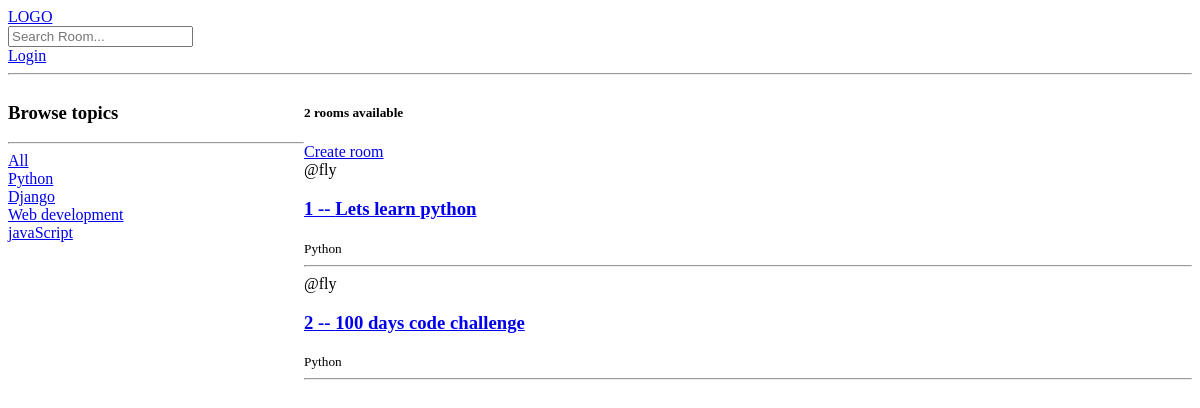
The app's page /, older data.
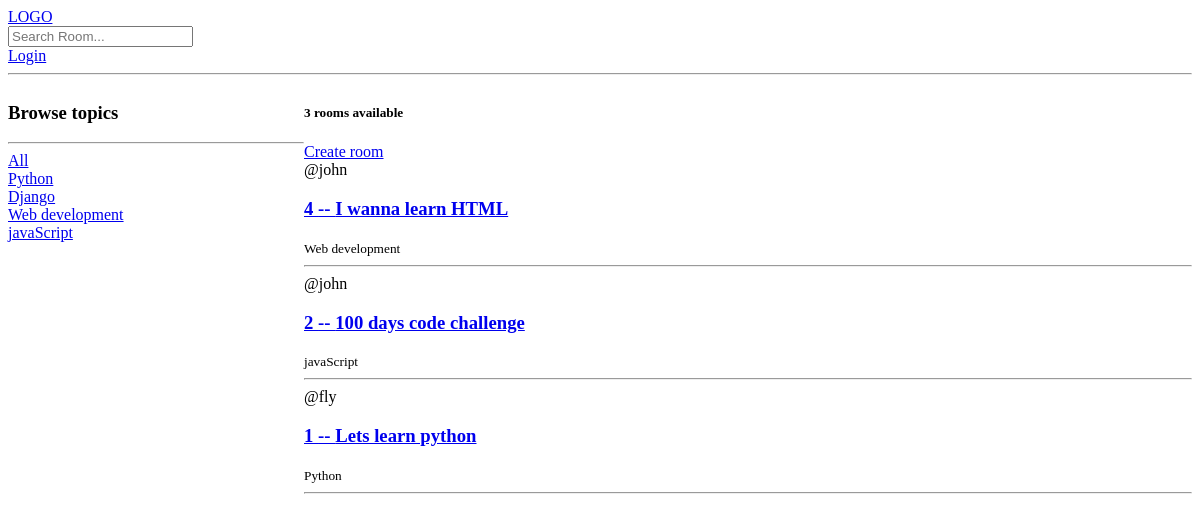
The same page, newer data.
### base/models.py (models this page shows, shortened)
class Topic(models.Model):
    name = models.CharField(max_length=200)
    updated = models.DateTimeField(auto_now=True)
    created = models.DateTimeField(auto_now_add=True)

class Room(models.Model):
    name = models.CharField(max_length=200)
    description = models.TextField(null=True, blank=True)
    host = models.ForeignKey(User, on_delete=models.SET_NULL, null=True)
    topic = models.ForeignKey(Topic, on_delete=models.SET_NULL, null=True)
    participants = models.ManyToManyField(User, related_name="participants")
    updated = models.DateTimeField(auto_now=True)
    created = models.DateTimeField(auto_now_add=True)
    class Meta:
        ordering = ['-updated', '-created']

### base/views.py (the view)
# urls.py: path("", views.home, name="home"),
def home(request):
    q = request.GET.get("q") if request.GET.get("q") else ""
    rooms = Room.objects.filter(
        Q(topic__name__icontains=q) | Q(name__icontains=q) | Q(description__icontains=q)
    )
    topics = Topic.objects.all()
    return render(request, "base/home.html", {"rooms": rooms, "topics": topics})

### base/templates/base/home.html (shortened to what this page needs)
{% extends 'main.html' %} {% block content %}
    <div class="home-container">
        <div>
            <h3>Browse topics</h3>
            <hr>
            <div>
                <a href="{% url 'home' %}">All</a>
            </div>
            {% for topic in topics %}
                <div>
                    <a href="{% url 'home' %}?q={{ topic.name }}">{{ topic.name }}</a>
                </div>
            {% endfor %}
        </div>
        <div>
            <h5>{{ rooms.count }} rooms available</h5>
            <a href="{% url 'room-create' %}">
                Create room
            </a>
            <div>
                {% for room in rooms %}
                    <div>
                        <span>@{{ room.host }} </span>
                        <h3>
                            <a href="{% url 'room-detail' room.id %}">
                                {{ room.id }} -- {{ room.name }}
                            </a>
                        </h3>
                        <small>{{ room.topic.name }}</small>
                        <hr>
                    </div>
                {% endfor %}
            </div>
        </div>
    </div>
{% endblock %}

Row changes from the older to the newer data that the page shows:
added Room: host "john", id "4", name "I wanna learn HTML", topic.name "Web development"
changed Room id 2: host "fly" → "john"; topic.name "Python" → "javaScript"; moves up the list
Text that changed along with them:
{{ rooms.count }}: "2" → "3"
